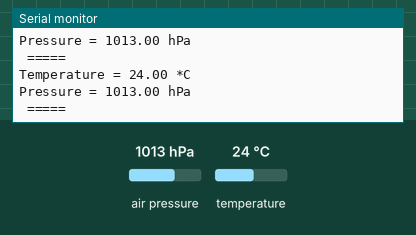
A sketch run on a simulated ESP8266 (NodeMCU). Parts: the last lines printed to the serial monitor. The test bench sets the inputs (shaded band); at power-on: air pressure 1013 hPa, temperature 24 °C.

Above: at 5.8 s.
5.9 s: air pressure set to 952 hPa
At 10.9 s:
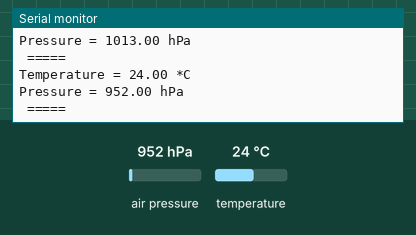
11.9 s: temperature set to 12 °C
At 16.0 s:
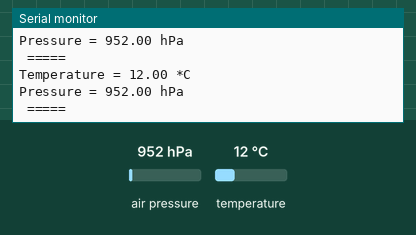
17.9 s: air pressure set to 975 hPa
At 21.1 s:
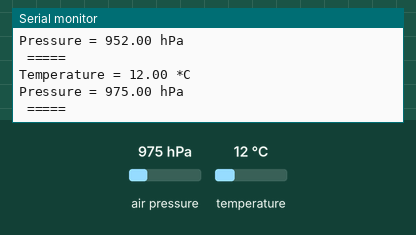
Timing chart, 0 to 22.6 s (numbered marks = the images above; inputs shaded):
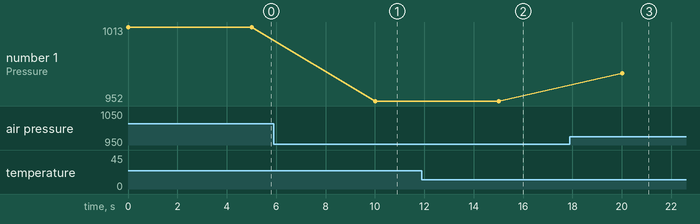

The sketch:

i2c_readout.ino
```cpp
#include <Adafruit_BMP280.h>
#include <Wire.h>

// BMP280 I2C wiring
Adafruit_BMP280 bmp;

void setup() {
    Serial.begin(9600);
    Wire.begin(D2, D1); // SDA, SCL — for ESP8266 (NodeMCU)

    if (!bmp.begin(0x76)) {
      if (!bmp.begin(0x77)) {
        Serial.println("Could not find BMP280 at 0x76 or 0x77");
        while (1);
      }
    }
}

void loop() {
  Serial.print("Temperature = ");
  Serial.print(bmp.readTemperature());
  Serial.println(" *C");

  Serial.print("Pressure = ");
  Serial.print(bmp.readPressure() / 100.0F);
  Serial.println(" hPa");

  Serial.println();
  Serial.println(" =====");


  delay(5000);

}
```

Measured:
- after the input at 5.9 s, the serial monitor: prints a new line after 4.1 s (image 1)
- after the input at 11.9 s, the serial monitor: prints a new line after 3.1 s (image 2)
- after the input at 17.9 s, the serial monitor: prints a new line after 2.1 s (image 3)
- plotted number 1: 1013 → 952 after the input at 5.9 s, 952 → 975 after the input at 17.9 s
